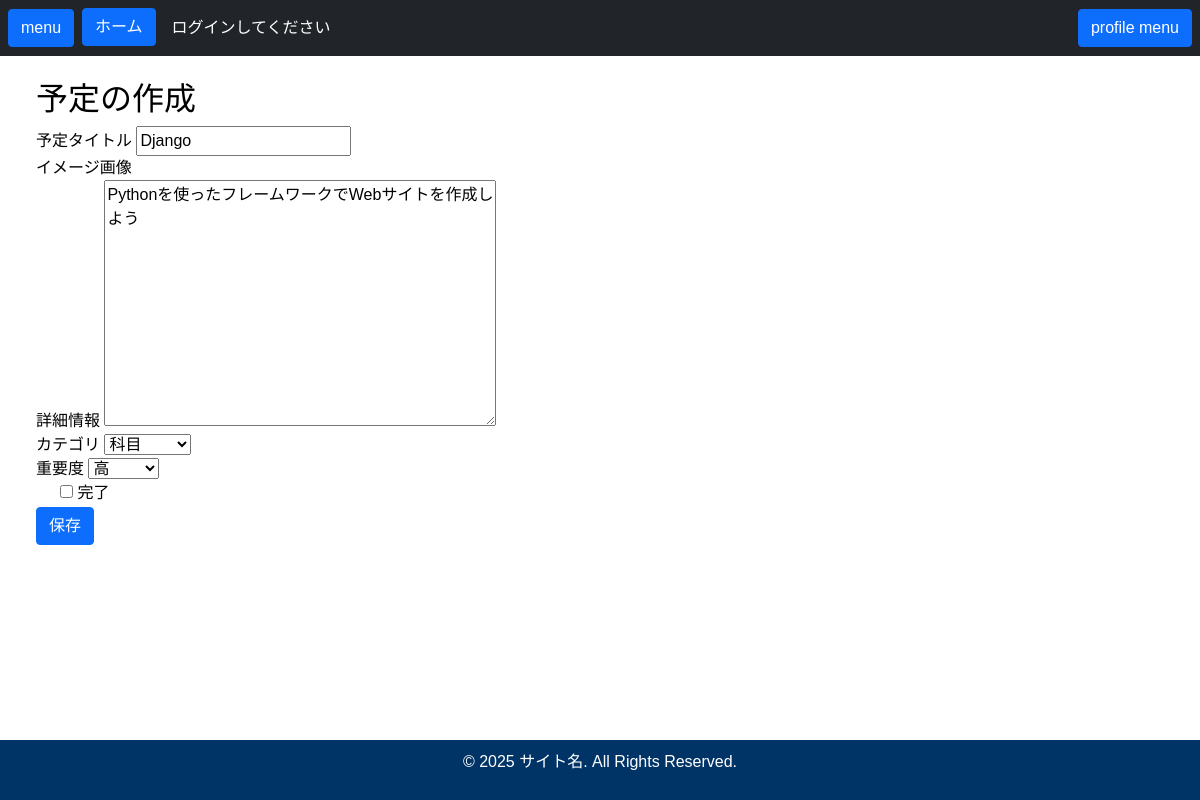
/staff/8/edit/, run on the app's committed database.
### main/models.py (models this page shows, shortened)
class Event(models.Model):
    title = models.CharField(max_length=255, help_text="予定のタイトルを入力")
    image = models.ImageField(upload_to="Schedule/images/", verbose_name="イメージ画像", blank=True, null=True)
    description = models.TextField(blank=True, null=True, help_text="予定の詳細を入力（任意）")
    category = models.ForeignKey(Category, on_delete=models.CASCADE, related_name='schedules', help_text="カテゴリを選択")
    importance = models.ForeignKey(Importance, on_delete=models.CASCADE, related_name='schedules', help_text="重要度を選択")
    is_completed = models.BooleanField(default=False, help_text="予定が完了したかどうか（デフォルトは未完了）")
    created_at = models.DateTimeField(auto_now_add=True, help_text="予定が作成された日時（自動設定）")
    updated_at = models.DateTimeField(auto_now=True, help_text="予定が更新された日時（自動設定）")
    class Meta:
        verbose_name_plural = "イベント"

### staff/views.py (the view, shortened to what this page needs)
# urls.py: path('<int:pk>/edit/', views.ScheduleUpdateView.as_view(), name='schedule_edit'),
class ScheduleUpdateView(UpdateView):
    model = Event  # 対象のモデルを指定
    fields = ['title', 'description', 'category', 'importance', 'is_completed']  # 入力フィールドを指定
    template_name = 'schedule/schedule_create.html'  # 使用するテンプレートを指定
    success_url = reverse_lazy('staff:schedule_list')  # 成功時のリダイレクト先を指定

### main/models.py (called while the page is built)
    def __str__(self):
        return self.name

    def __str__(self):
        return self.level

### main/templatetags/user_filters.py (called while the page is built)
@register.filter
def is_admin(user):
    return user.is_superuser  # 管理者かどうかを判定

@register.filter
def is_member(user):
    return hasattr(user, 'member')  # Memberとしての関連があるか確認

@register.filter
def is_employee(user):
    return hasattr(user, 'employee')  # Employeeとしての関連があるか確認

@register.filter
def is_staff(user):
    return hasattr(user, 'staff')  # Staffとしての関連があるか確認

### staff/templates/schedule/schedule_create.html (shortened to what this page needs)
{% extends 'base.html' %}
{% block content %}
<h2>予定の作成</h2>
    <form method="POST" enctype="multipart/form-data">
        <div class="form-group">
            <label for="id_title">予定タイトル</label>
            {{ form.title }}
        </div>
        <div class="form-group">
            <label for="id_image">イメージ画像</label>
        </div>
        <div class="form-group">
            <label for="id_description">詳細情報</label>
            {{ form.description }}
        </div>
        <div class="form-group">
            <label for="id_category">カテゴリ</label>
            {{ form.category }}
        </div>
        <div class="form-group">
            <label for="id_importance">重要度</label>
            {{ form.importance }}
        </div>
        <div class="form-group form-check">
            <label class="form-check-label" for="id_is_completed">
                {{ form.is_completed }} 完了
            </label>
        </div>
        <button type="submit" class="btn btn-primary">保存</button>
    </form>
{% endblock %}

### static/css/myStyles.css (style rules this page uses)
body { font-family: Arial, sans-serif; background-color: white; color: black; }
body { display: flex; flex-direction: column; min-height: 100vh; }

### data on the page
Event: title "Django", description "Pythonを使ったフレームワークでWebサイトを作成しよう", category "科目", importance "高"
